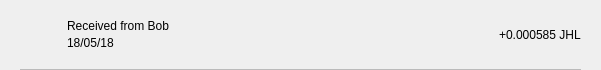
<?xml version="1.0" encoding="UTF-8"?>
<ui version="4.0">
 <class>TxRow</class>
 <widget class="QWidget" name="TxRow">
  <property name="geometry">
   <rect>
    <x>0</x>
    <y>0</y>
    <width>601</width>
    <height>70</height>
   </rect>
  </property>
  <property name="minimumSize">
   <size>
    <width>0</width>
    <height>40</height>
   </size>
  </property>
  <property name="windowTitle">
   <string>Form</string>
  </property>
  <layout class="QVBoxLayout" name="verticalLayout_3">
   <property name="spacing">
    <number>0</number>
   </property>
   <property name="leftMargin">
    <number>0</number>
   </property>
   <property name="topMargin">
    <number>0</number>
   </property>
   <property name="rightMargin">
    <number>0</number>
   </property>
   <property name="bottomMargin">
    <number>0</number>
   </property>
   <item>
    <widget class="QWidget" name="rowContainer" native="true">
     <layout class="QVBoxLayout" name="verticalLayout_2">
      <property name="spacing">
       <number>9</number>
      </property>
      <property name="leftMargin">
       <number>20</number>
      </property>
      <property name="topMargin">
       <number>9</number>
      </property>
      <property name="rightMargin">
       <number>20</number>
      </property>
      <property name="bottomMargin">
       <number>0</number>
      </property>
      <item>
       <widget class="QFrame" name="frame">
        <property name="styleSheet">
         <string notr="true">border:none;</string>
        </property>
        <property name="frameShape">
         <enum>QFrame::StyledPanel</enum>
        </property>
        <property name="frameShadow">
         <enum>QFrame::Raised</enum>
        </property>
        <layout class="QHBoxLayout" name="horizontalLayout" stretch="0,2,0">
         <property name="leftMargin">
          <number>0</number>
         </property>
         <property name="topMargin">
          <number>0</number>
         </property>
         <property name="rightMargin">
          <number>0</number>
         </property>
         <property name="bottomMargin">
          <number>0</number>
         </property>
         <item>
          <widget class="QPushButton" name="icon">
           <property name="focusPolicy">
            <enum>Qt::NoFocus</enum>
           </property>
           <property name="styleSheet">
            <string notr="true">border:none;</string>
           </property>
           <property name="text">
            <string/>
           </property>
           <property name="iconSize">
            <size>
             <width>28</width>
             <height>28</height>
            </size>
           </property>
          </widget>
         </item>
         <item>
          <layout class="QVBoxLayout" name="verticalLayout">
           <property name="spacing">
            <number>3</number>
           </property>
           <property name="leftMargin">
            <number>9</number>
           </property>
           <item>
            <widget class="QLabel" name="lblAddress">
             <property name="styleSheet">
              <string notr="true"/>
             </property>
             <property name="text">
              <string>Received from Bob</string>
             </property>
             <property name="alignment">
              <set>Qt::AlignBottom|Qt::AlignLeading|Qt::AlignLeft</set>
             </property>
            </widget>
           </item>
           <item>
            <widget class="QLabel" name="lblDate">
             <property name="styleSheet">
              <string notr="true"/>
             </property>
             <property name="text">
              <string>18/05/18</string>
             </property>
             <property name="alignment">
              <set>Qt::AlignLeading|Qt::AlignLeft|Qt::AlignTop</set>
             </property>
            </widget>
           </item>
          </layout>
         </item>
         <item>
          <widget class="QLabel" name="lblAmount">
           <property name="styleSheet">
            <string notr="true"/>
           </property>
           <property name="text">
            <string>+0.000585 JHL</string>
           </property>
          </widget>
         </item>
        </layout>
       </widget>
      </item>
      <item>
       <widget class="QLabel" name="lblDivisory">
        <property name="minimumSize">
         <size>
          <width>0</width>
          <height>1</height>
         </size>
        </property>
        <property name="maximumSize">
         <size>
          <width>16777215</width>
          <height>1</height>
         </size>
        </property>
        <property name="styleSheet">
         <string notr="true">background-color:#bababa;</string>
        </property>
        <property name="text">
         <string/>
        </property>
        <property name="alignment">
         <set>Qt::AlignBottom|Qt::AlignLeading|Qt::AlignLeft</set>
        </property>
       </widget>
      </item>
     </layout>
    </widget>
   </item>
  </layout>
 </widget>
 <resources/>
 <connections/>
</ui>
